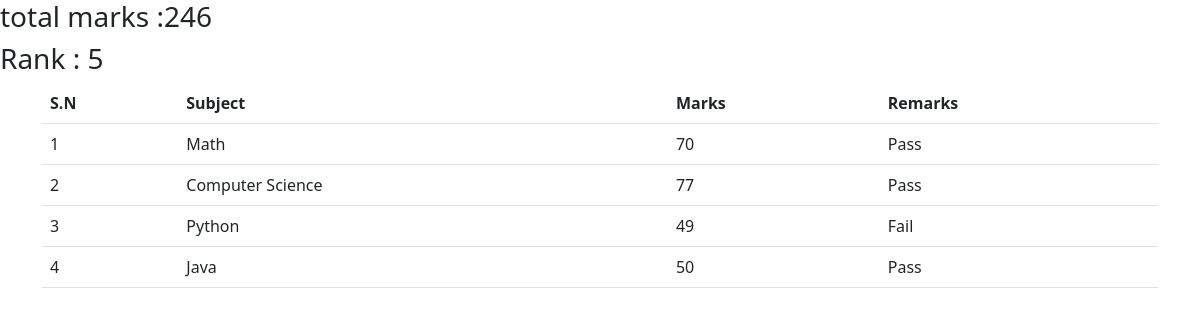
Page /see_marks/71/ on the committed database.
### Student/models.py (models this page shows, shortened)
class TotalMark(models.Model):
  student_id = models.OneToOneField(StudentId , on_delete=models.CASCADE)
  total_marks = models.IntegerField()
  rank = models.IntegerField(null=True)

class SubjectMarks(models.Model):
  student = models.ForeignKey(Student , related_name='studentmarks' , on_delete=models.CASCADE)
  subject = models.ForeignKey(Subject, on_delete=models.CASCADE)
  marks = models.IntegerField()
  class Meta:
    unique_together = ['student' , 'subject']

class Subject(models.Model):
  name = models.CharField(max_length=100)

### Student/views.py (the view)
# urls.py: path('see_marks/<int:std_id>/' ,see_marks, name='marks'),
def see_marks(request , std_id):
   querySet = SubjectMarks.objects.filter(student__student_id__student_id = std_id)
   totalMark = TotalMark.objects.filter(student_id__student_id = std_id )
   context = {'data':{'querySet':querySet , 'total_marks':totalMark}}
   return render(request , 'marks.html' , context )

### Student/templates/marks.html (shortened to what this page needs)
<!doctype html>
<html lang="en">
  <head>
    <link href="https://cdn.jsdelivr.net/npm/bootstrap@5.3.0/dist/css/bootstrap.min.css" rel="stylesheet">
  </head>
  <body>
    {% for data in data.total_marks %}
<h3>total marks :{{data.total_marks}} </h3>
<h3>Rank : {{data.rank}} </h3>
{% endfor %}
    <div class="container">
    <table class="table table-hover">
      <thead>
        <tr>
          <th scope="col">S.N</th>
          <th scope="col">Subject</th>
          <th scope="col">Marks</th>
          <th scope="col">Remarks</th>
        </tr>
      </thead>
      <tbody>
        {% for data in data.querySet %}
        <tr>
          <td>{{forloop.counter}}</td>
          <td>{{data.subject.name}}</td>
          <td>{{data.marks}}</td>
          <td>
            {% if data.marks >= 50 %} Pass {% endif %}
            {% if data.marks < 50 %} Fail {% endif %}
          </td>
        </tr>
        {% endfor %}
      </tbody>
    </table>
  </div>
  </body>
</html>

### rows in the picture
TotalMark: rank "5"
SubjectMarks: subject.name "Math", marks "70", shows "Pass"
SubjectMarks: subject.name "Computer Science", marks "77", shows "Pass"
SubjectMarks: subject.name "Python", marks "49", shows "Fail"
SubjectMarks: subject.name "Java", marks "50", shows "Pass"
